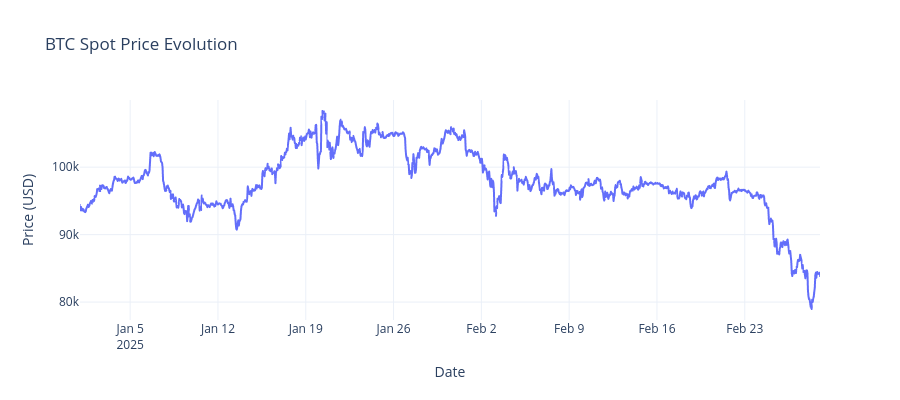

The notebook cell this image was saved under:
### Markdown cell above
## 1. Data Loading and Overview
Load market data and get an overview of available options

### Code cell
# Load a comprehensive dataset
print("📥 Loading market data...")
start_date = pd.Timestamp('2025-01-01')
end_date = pd.Timestamp('2025-03-01')

# Initialize data loader
loader = DataLoader()
spot_data, options_dict = loader.create_dataset_dict(
    spot_symbol='BTCUSDT',
    underlying='BTC',
    start_date=start_date,
    end_date=end_date,
    option_filters={'min_volume': 0}  # Include all options
)

total_option_rows = sum(len(df) for df in options_dict.values()) if options_dict else 0
print(f"📈 Loaded {len(spot_data):,} spot prices")
print(f"📊 Loaded {total_option_rows:,} option data rows across {len(options_dict)} contracts")
print(f"📅 Date range: {spot_data['timestamp'].min().date()} to {spot_data['timestamp'].max().date()}")
print(f"💰 Spot price range: ${spot_data['close'].min():,.0f} - ${spot_data['close'].max():,.0f}")

if options_dict:
    print(f"🎯 Unique option contracts: {len(options_dict):,}")

# Create spot price chart
fig_spot = px.line(
    spot_data, 
    x='timestamp', 
    y='close',
    title='BTC Spot Price Evolution',
    labels={'close': 'Price (USD)', 'timestamp': 'Date'}
)
fig_spot.update_layout(height=400)
fig_spot.show()

### Figure 1 — Plotly figure (JSON) as saved in the notebook; plotly's stock layout.template omitted (floating-point values rounded to 4 significant figures; data arrays with more than 128 entries replaced by an {"elided": "..."} marker saying what was removed)
{"data": [{"hovertemplate": "Date=%{x}<br>Price (USD)=%{y}<extra></extra>", "legendgroup": "", "line": {"color": "#636efa", "dash": "solid"}, "marker": {"symbol": "circle"}, "mode": "lines", "name": "", "showlegend": false, "type": "scattergl", "x": {"elided": "1417 str values"}, "xaxis": "x", "y": {"elided": "1417 float values"}, "yaxis": "y"}], "layout": {"height": 400, "legend": {"tracegroupgap": 0}, "title": {"text": "BTC Spot Price Evolution"}, "xaxis": {"anchor": "y", "domain": [0.0, 1.0], "title": {"text": "Date"}}, "yaxis": {"anchor": "x", "domain": [0.0, 1.0], "title": {"text": "Price (USD)"}}}}
